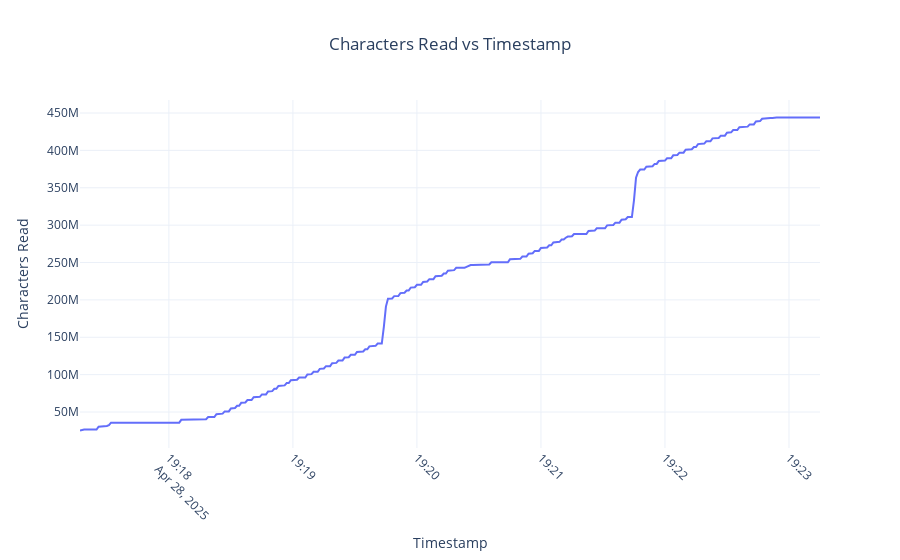

Source (notebook cell):
### Code cell
visualize_io_data(io_df, ycolumn='rchar', yaxis_title='Characters Read', title='Characters Read vs Timestamp').show()

### Figure 1 — Plotly figure (JSON) as saved in the notebook; plotly's stock layout.template omitted (floating-point values rounded to 4 significant figures; data arrays with more than 128 entries replaced by an {"elided": "..."} marker saying what was removed)
{"data": [{"hovertemplate": "Timestamp=%{x}<br>rchar=%{y}<extra></extra>", "legendgroup": "", "line": {"color": "#636efa", "dash": "solid"}, "marker": {"symbol": "circle"}, "mode": "lines", "name": "", "orientation": "v", "showlegend": false, "type": "scatter", "x": {"elided": "348 str values"}, "xaxis": "x", "y": {"elided": "348 int values"}, "yaxis": "y"}], "layout": {"legend": {"tracegroupgap": 0}, "title": {"text": "Characters Read vs Timestamp", "x": 0.5}, "xaxis": {"anchor": "y", "domain": [0, 1], "tickangle": 45, "title": {"text": "Timestamp"}}, "yaxis": {"anchor": "x", "domain": [0, 1], "title": {"text": "Characters Read"}}}}
